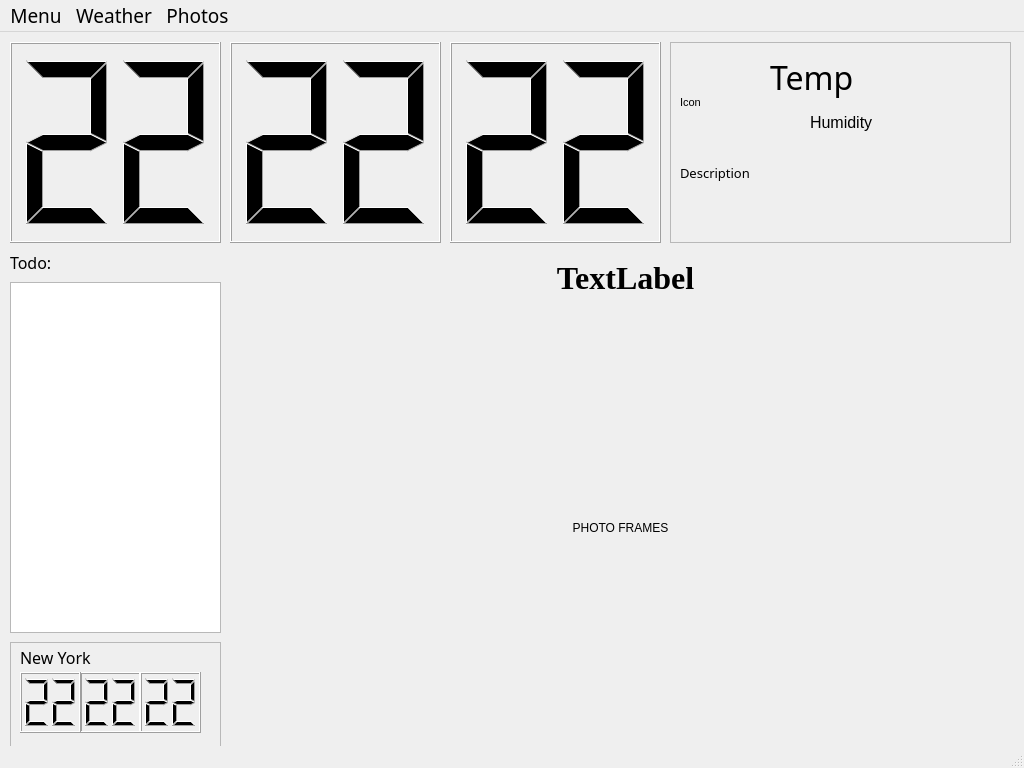
<?xml version="1.0" encoding="UTF-8"?>
<ui version="4.0">
 <class>MainWindow</class>
 <widget class="QMainWindow" name="MainWindow">
  <property name="geometry">
   <rect>
    <x>0</x>
    <y>0</y>
    <width>1024</width>
    <height>768</height>
   </rect>
  </property>
  <property name="windowTitle">
   <string>MainWindow</string>
  </property>
  <widget class="QWidget" name="centralwidget">
   <widget class="QLCDNumber" name="hourLCD">
    <property name="geometry">
     <rect>
      <x>10</x>
      <y>10</y>
      <width>211</width>
      <height>201</height>
     </rect>
    </property>
    <property name="digitCount">
     <number>2</number>
    </property>
    <property name="value" stdset="0">
     <double>22.000000000000000</double>
    </property>
   </widget>
   <widget class="QLCDNumber" name="minuteLCD">
    <property name="geometry">
     <rect>
      <x>230</x>
      <y>10</y>
      <width>211</width>
      <height>201</height>
     </rect>
    </property>
    <property name="styleSheet">
     <string notr="true">text: rgb(255, 255, 127)</string>
    </property>
    <property name="digitCount">
     <number>2</number>
    </property>
    <property name="value" stdset="0">
     <double>22.000000000000000</double>
    </property>
   </widget>
   <widget class="QLCDNumber" name="secondLCD">
    <property name="geometry">
     <rect>
      <x>450</x>
      <y>10</y>
      <width>211</width>
      <height>201</height>
     </rect>
    </property>
    <property name="digitCount">
     <number>2</number>
    </property>
    <property name="value" stdset="0">
     <double>22.000000000000000</double>
    </property>
   </widget>
   <widget class="QLabel" name="greetingLabel">
    <property name="geometry">
     <rect>
      <x>330</x>
      <y>220</y>
      <width>591</width>
      <height>51</height>
     </rect>
    </property>
    <property name="font">
     <font>
      <family>Georgia</family>
      <pointsize>24</pointsize>
      <weight>75</weight>
      <bold>true</bold>
     </font>
    </property>
    <property name="autoFillBackground">
     <bool>true</bool>
    </property>
    <property name="text">
     <string>TextLabel</string>
    </property>
    <property name="alignment">
     <set>Qt::AlignCenter</set>
    </property>
   </widget>
   <widget class="QTableView" name="todoTable">
    <property name="geometry">
     <rect>
      <x>10</x>
      <y>250</y>
      <width>211</width>
      <height>351</height>
     </rect>
    </property>
    <property name="font">
     <font>
      <family>Ebrima</family>
     </font>
    </property>
    <attribute name="horizontalHeaderVisible">
     <bool>false</bool>
    </attribute>
    <attribute name="verticalHeaderVisible">
     <bool>false</bool>
    </attribute>
   </widget>
   <widget class="QFrame" name="weatherFrame">
    <property name="geometry">
     <rect>
      <x>670</x>
      <y>10</y>
      <width>341</width>
      <height>201</height>
     </rect>
    </property>
    <property name="frameShape">
     <enum>QFrame::StyledPanel</enum>
    </property>
    <property name="frameShadow">
     <enum>QFrame::Raised</enum>
    </property>
    <widget class="QLabel" name="weatherIconLabel">
     <property name="geometry">
      <rect>
       <x>10</x>
       <y>20</y>
       <width>81</width>
       <height>81</height>
      </rect>
     </property>
     <property name="minimumSize">
      <size>
       <width>50</width>
       <height>50</height>
      </size>
     </property>
     <property name="font">
      <font>
       <pointsize>8</pointsize>
      </font>
     </property>
     <property name="text">
      <string>Icon</string>
     </property>
     <property name="scaledContents">
      <bool>true</bool>
     </property>
    </widget>
    <widget class="QLabel" name="weatherTempLabel">
     <property name="geometry">
      <rect>
       <x>100</x>
       <y>15</y>
       <width>241</width>
       <height>41</height>
      </rect>
     </property>
     <property name="font">
      <font>
       <family>Ebrima</family>
       <pointsize>24</pointsize>
      </font>
     </property>
     <property name="text">
      <string>Temp</string>
     </property>
    </widget>
    <widget class="QLabel" name="weatherDescLabel">
     <property name="geometry">
      <rect>
       <x>10</x>
       <y>100</y>
       <width>321</width>
       <height>61</height>
      </rect>
     </property>
     <property name="font">
      <font>
       <family>Ebrima</family>
       <pointsize>10</pointsize>
      </font>
     </property>
     <property name="text">
      <string>Description</string>
     </property>
    </widget>
    <widget class="QLabel" name="weatherHumidLabel">
     <property name="geometry">
      <rect>
       <x>140</x>
       <y>65</y>
       <width>201</width>
       <height>31</height>
      </rect>
     </property>
     <property name="font">
      <font>
       <pointsize>12</pointsize>
      </font>
     </property>
     <property name="text">
      <string>Humidity</string>
     </property>
    </widget>
   </widget>
   <widget class="QFrame" name="frame">
    <property name="geometry">
     <rect>
      <x>10</x>
      <y>610</y>
      <width>211</width>
      <height>181</height>
     </rect>
    </property>
    <property name="frameShape">
     <enum>QFrame::StyledPanel</enum>
    </property>
    <property name="frameShadow">
     <enum>QFrame::Raised</enum>
    </property>
    <widget class="QLCDNumber" name="worldMinuteLCD">
     <property name="geometry">
      <rect>
       <x>70</x>
       <y>30</y>
       <width>61</width>
       <height>61</height>
      </rect>
     </property>
     <property name="digitCount">
      <number>2</number>
     </property>
     <property name="value" stdset="0">
      <double>22.000000000000000</double>
     </property>
    </widget>
    <widget class="QLCDNumber" name="worldSecondLCD">
     <property name="geometry">
      <rect>
       <x>130</x>
       <y>30</y>
       <width>61</width>
       <height>61</height>
      </rect>
     </property>
     <property name="digitCount">
      <number>2</number>
     </property>
     <property name="value" stdset="0">
      <double>22.000000000000000</double>
     </property>
    </widget>
    <widget class="QLCDNumber" name="worldHourLCD">
     <property name="geometry">
      <rect>
       <x>10</x>
       <y>30</y>
       <width>61</width>
       <height>61</height>
      </rect>
     </property>
     <property name="digitCount">
      <number>2</number>
     </property>
     <property name="value" stdset="0">
      <double>22.000000000000000</double>
     </property>
    </widget>
    <widget class="QLabel" name="label">
     <property name="geometry">
      <rect>
       <x>10</x>
       <y>0</y>
       <width>141</width>
       <height>31</height>
      </rect>
     </property>
     <property name="font">
      <font>
       <family>Ebrima</family>
       <pointsize>12</pointsize>
      </font>
     </property>
     <property name="text">
      <string>New York</string>
     </property>
    </widget>
   </widget>
   <widget class="QLabel" name="imageLabel">
    <property name="geometry">
     <rect>
      <x>230</x>
      <y>290</y>
      <width>781</width>
      <height>411</height>
     </rect>
    </property>
    <property name="autoFillBackground">
     <bool>true</bool>
    </property>
    <property name="text">
     <string>PHOTO FRAMES</string>
    </property>
    <property name="scaledContents">
     <bool>false</bool>
    </property>
    <property name="alignment">
     <set>Qt::AlignCenter</set>
    </property>
   </widget>
   <widget class="QLabel" name="label_2">
    <property name="geometry">
     <rect>
      <x>10</x>
      <y>220</y>
      <width>201</width>
      <height>21</height>
     </rect>
    </property>
    <property name="font">
     <font>
      <family>Ebrima</family>
      <pointsize>12</pointsize>
     </font>
    </property>
    <property name="text">
     <string>Todo:</string>
    </property>
   </widget>
  </widget>
  <widget class="QMenuBar" name="menubar">
   <property name="geometry">
    <rect>
     <x>0</x>
     <y>0</y>
     <width>1024</width>
     <height>37</height>
    </rect>
   </property>
   <property name="font">
    <font>
     <family>Ebrima</family>
     <pointsize>14</pointsize>
    </font>
   </property>
   <widget class="QMenu" name="menuMenu">
    <property name="title">
     <string>Menu</string>
    </property>
    <addaction name="actionImport_To_Do_List"/>
    <addaction name="actionTerminate"/>
   </widget>
   <widget class="QMenu" name="menuWeater">
    <property name="title">
     <string>Weather</string>
    </property>
    <addaction name="actionSelect_Zip_Code"/>
    <addaction name="actionUpdate_Weather"/>
   </widget>
   <widget class="QMenu" name="menuPhotos">
    <property name="title">
     <string>Photos</string>
    </property>
    <addaction name="actionAdd_From_Computer"/>
   </widget>
   <addaction name="menuMenu"/>
   <addaction name="menuWeater"/>
   <addaction name="menuPhotos"/>
  </widget>
  <widget class="QStatusBar" name="statusbar"/>
  <action name="actionImport_To_Do_List">
   <property name="text">
    <string>Import To Do List</string>
   </property>
  </action>
  <action name="actionTerminate">
   <property name="text">
    <string>Terminate</string>
   </property>
  </action>
  <action name="actionSelect_Zip_Code">
   <property name="text">
    <string>Select Zip Code</string>
   </property>
  </action>
  <action name="actionUpdate_Weather">
   <property name="text">
    <string>Update Weather</string>
   </property>
  </action>
  <action name="actionAdd_From_Computer">
   <property name="text">
    <string>Add Photos</string>
   </property>
  </action>
 </widget>
 <resources/>
 <connections/>
</ui>
